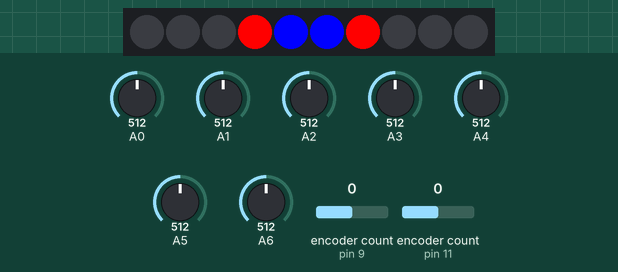
Simulated run of this program. Board: Arduino Micro, built with avr-gcc and run on an emulated ATmega32U4. Shown: 10 RGB LEDs in strip order, left to right. The inputs (shaded band) are chosen by the test bench; at power-on: A5 = 512, encoder count (sensors on pin 11, pin 9) 0, A1 = 512, A0 = 512, A2 = 512, A3 = 512, A4 = 512, A6 = 512. Random numbers use the default seed unless the program sets one; the audio player accepts every command and is not drawn.

Above: at 1.83 s.
2.1 s: A5 set to 105
At 3.8 s:
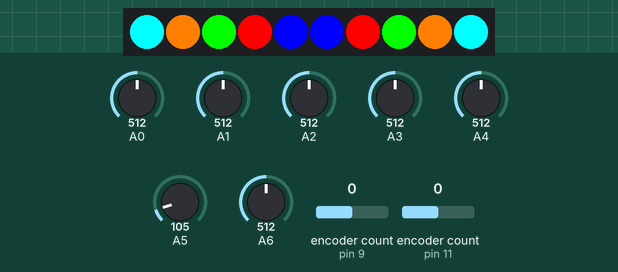
4.1 s: A5 set to 89
At 4.27 s:
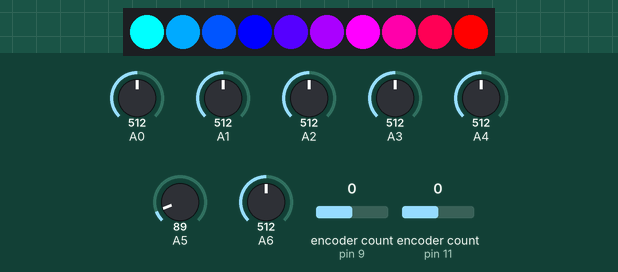
6.5 s: encoder count (sensor on pin 11) set to 1
At 7.3 s:
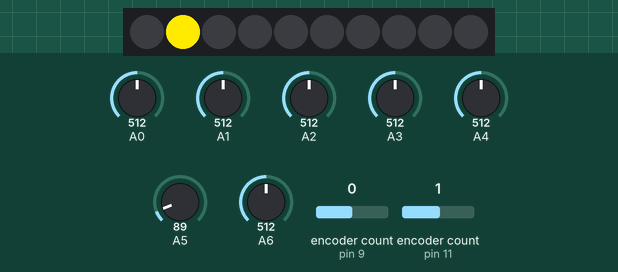
8.0 s: encoder count (sensor on pin 9) set to -1
9.5 s: A1 set to 109
11.0 s: A1 set to 91
At 11.5 s:
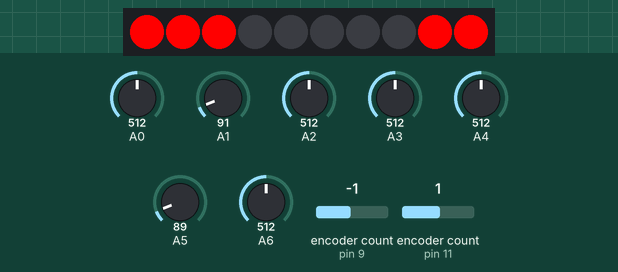
Timing chart, 0 to 13.5 s (numbered marks = the images above; inputs shaded):
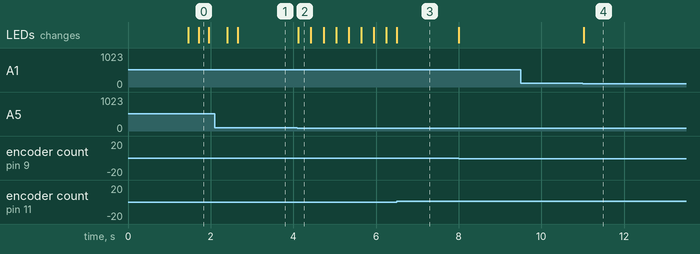

The program:

main.cpp
```cpp
  #include <Arduino.h>
#include "analog-button.h"
#include "led-strip.h"
#include "rotary-encoder.h"
#include "sound-player.h"

SoundPlayer *player;
LedStrip *ledStrip;
RotaryEncoder *leftRotary;
RotaryEncoder *rightRotary;
AnalogButton *blueButton;
AnalogButton *redButton;
AnalogButton *greenButton;
AnalogButton *yellowButton;
AnalogButton *blackButton;
AnalogButton *leftRotaryButton;
AnalogButton *rightRotaryButton;

int pixelPos = 0;
bool blackButtonPressed = false;
enum LedStrip::Mode previousLedStripMode;

static void handleLedStripMode(bool pressed)
{
  if (pressed) {
    enum LedStrip::Mode current = ledStrip->mode();
    if (current != LedStrip::LEDSTRIP_MODE_MASKED) {
      previousLedStripMode = current;
    }

    ledStrip->setRandomMask();
    ledStrip->setMode(LedStrip::LEDSTRIP_MODE_MASKED);
  } else {
    ledStrip->setMode(previousLedStripMode);
  }
}

static void blueButtonChanged(bool state)
{
  handleLedStripMode(state);

  if (state) {
    ledStrip->setHSV(LedStrip::LEDSTRIP_HUE_BLUE, 100, 100);

    if (blackButtonPressed)
      player->play(3);
  }
}

static void redButtonChanged(bool state)
{
  handleLedStripMode(state);

  if (state) {
    ledStrip->setHSV(LedStrip::LEDSTRIP_HUE_RED, 100, 100);

    if (blackButtonPressed)
      player->play(2);
  }
}

static void greenButtonChanged(bool state)
{
  handleLedStripMode(state);

  if (state) {
    ledStrip->setHSV(LedStrip::LEDSTRIP_HUE_GREEN, 100, 100);

    if (blackButtonPressed)
      player->play(4);
  }
}

static void yellowButtonChanged(bool state)
{
  handleLedStripMode(state);

  if (state) {
    ledStrip->setHSV(LedStrip::LEDSTRIP_HUE_YELLOW, 100, 100);

    if (blackButtonPressed)
      player->play(6);
  }
}

static void blackButtonChanged(bool state)
{
  if (state) {
    if (ledStrip->mode() == LedStrip::LEDSTRIP_MODE_CHASING)
      ledStrip->reverseDirection();
    else
      ledStrip->setMode(LedStrip::LEDSTRIP_MODE_CHASING);
  }

  blackButtonPressed = state;
}

static void leftRotaryButtonChanged(bool state)
{
  if (state)
    ledStrip->setMode(LedStrip::LEDSTRIP_MODE_RAINBOW);
}

static void rightRotaryButtonChanged(bool state)
{
  if (state)
    ledStrip->setHSV(LedStrip::LEDSTRIP_HUE_MAGENTA, 100, 100);
}

static void leftRotaryEvent(bool cw)
{
  if (cw)
    pixelPos++;
  else
    pixelPos--;

  if (pixelPos >= ledStrip->numPixels())
    pixelPos = ledStrip->numPixels() - 1;

  if (pixelPos < 0)
    pixelPos = 0;

  ledStrip->setMode(LedStrip::LEDSTRIP_MODE_SINGLE);
  ledStrip->setPosition(pixelPos);
}

static void rightRotaryEvent(bool cw)
{
  if (cw)
    ledStrip->increaseHue(10);
  else
    ledStrip->increaseHue(-10);
}

void setup() {
  ledStrip = new LedStrip(5, 10);
  ledStrip->setPosition(pixelPos);
  ledStrip->setHSV(LedStrip::LEDSTRIP_HUE_CYAN, 100, 100);

  player = new SoundPlayer(8, 7);
  if (!player->init()) {
    ledStrip->setMode(LedStrip::LEDSTRIP_MODE_ALL);
    ledStrip->setHSV(LedStrip::LEDSTRIP_HUE_RED, 100, 100);
  }

  player->play(1);

  leftRotary = new RotaryEncoder(11, 12, leftRotaryEvent);
  rightRotary = new RotaryEncoder(9, 10, rightRotaryEvent);
  blueButton = new AnalogButton(A0, blueButtonChanged);
  redButton = new AnalogButton(A1, redButtonChanged);
  greenButton = new AnalogButton(A2, greenButtonChanged);
  yellowButton = new AnalogButton(A3, yellowButtonChanged);
  blackButton = new AnalogButton(A4, blackButtonChanged);
  leftRotaryButton = new AnalogButton(A5, leftRotaryButtonChanged);
  rightRotaryButton = new AnalogButton(A6, rightRotaryButtonChanged);
}

void loop() {
  ledStrip->tick();
  leftRotary->tick();
  rightRotary->tick();
  blueButton->tick();
  redButton->tick();
  greenButton->tick();
  yellowButton->tick();
  blackButton->tick();
  leftRotaryButton->tick();
  rightRotaryButton->tick();
}
```

analog-button.cpp
```cpp
#include "analog-button.h"

AnalogButton::AnalogButton(int pin, AnalogButtonCallback cb)
{
  _pin = pin;
  _cb = cb;
  _changeCount = 0;
  _lastState = false;
}

void AnalogButton::tick()
{
  bool state = analogRead(_pin) < 100;

  if (state != _lastState)
    _changeCount++;
  else
    _changeCount = 0;

  if (_changeCount > 10) {
    _lastState = state;
    _changeCount = 0;
    _cb(state);
  }
}
```

analog-button.h
```cpp
#pragma once

#include <Arduino.h>

typedef void (*AnalogButtonCallback)(bool state);

class AnalogButton {
public:
  explicit AnalogButton(int pin, AnalogButtonCallback cb);
  void tick();

private:
  int _pin;
  int _changeCount;
  bool _lastState;
  AnalogButtonCallback _cb;
};
```

led-strip.cpp
```cpp
#include "led-strip.h"

static const struct LedStrip::StartupSequenceStep StartupSequenceSteps[] = {
  { 1450, 4, LedStrip::LEDSTRIP_HUE_BLUE },
  { 1450, 5, LedStrip::LEDSTRIP_HUE_BLUE },

  { 1700, 3, LedStrip::LEDSTRIP_HUE_RED },
  { 1700, 6, LedStrip::LEDSTRIP_HUE_RED },

  { 1950, 2, LedStrip::LEDSTRIP_HUE_GREEN },
  { 1950, 7, LedStrip::LEDSTRIP_HUE_GREEN },

  { 2400, 1, LedStrip::LEDSTRIP_HUE_YELLOW },
  { 2400, 8, LedStrip::LEDSTRIP_HUE_YELLOW },

  { 2650, 0, LedStrip::LEDSTRIP_HUE_CYAN },
  { 2650, 9, LedStrip::LEDSTRIP_HUE_CYAN },

  { 6000, 0, LedStrip::LEDSTRIP_HUE_MAGENTA },
  { 6000, 0, LedStrip::LEDSTRIP_HUE_MAGENTA },

  { -1 }
};

LedStrip::LedStrip(int pin, int numLeds)
{
  _counter = 0;
  _h = _s = _v = 0;
  _mode = LEDSTRIP_MODE_STARTUP;
  _direction = true;
  _step = &StartupSequenceSteps[0];
  _active_mask = malloc(numLeds * sizeof(bool));
  _strip = new Adafruit_NeoPixel(numLeds, pin, NEO_GRB | NEO_KHZ800);
  _strip->begin();
  _strip->show();
}

int LedStrip::numPixels()
{
  return _strip->numPixels();
}

void LedStrip::setRandomMask()
{
  for (unsigned int i = 0; i < _strip->numPixels(); i++)
    _active_mask[i] = random() & 1;
}

void LedStrip::tick()
{
  int r, g, b;

  switch (_mode) {
    case LEDSTRIP_MODE_STARTUP:
      if (_step->millis < 0) {
        _mode = LEDSTRIP_MODE_CHASING;
        break;
      }

      if (millis() > (unsigned) _step->millis) {
        HSVtoRGB(_step->hue, 100, 100, &r, &g, &b);
        _strip->setPixelColor(_step->pixel, r, g, b);
        _step++;
      }

      break;

    case LEDSTRIP_MODE_ALL:
      HSVtoRGB(_h, _s, _v, &r, &g, &b);

      for (unsigned int i = 0; i < _strip->numPixels(); i++)
        _strip->setPixelColor(i, r, g, b);

      break;

    case LEDSTRIP_MODE_MASKED:
      HSVtoRGB(_h, _s, _v, &r, &g, &b);

      for (unsigned int i = 0; i < _strip->numPixels(); i++)
        if (_active_mask[i])
          _strip->setPixelColor(i, r, g, b);
        else
        _strip->setPixelColor(i, 0, 0, 0);

      break;

    case LEDSTRIP_MODE_CHASING:
      _counter++;
      if (_counter > 50) {
        if (_direction) {
          _position++;
          if (_position > 20)
            _position = 0;
        } else {
          _position--;
          if (_position < 0)
            _position = 20;
        }

        _counter = 0;
      }
      // fall through

    case LEDSTRIP_MODE_SINGLE:
      HSVtoRGB(_h, _s, _v, &r, &g, &b);

      for (unsigned int i = 0; i < _strip->numPixels(); i++)
        if (i == _position)
          _strip->setPixelColor(i, r, g, b);
        else
          _strip->setPixelColor(i, 0, 0, 0);

      break;

    case LEDSTRIP_MODE_RAINBOW:
      for (unsigned int i = 0; i < _strip->numPixels(); i++) {
        HSVtoRGB((_h + (i*20)) % 360, _s, _v, &r, &g, &b);
        _strip->setPixelColor(i, r, g, b);
      }

      _counter++;
      if (_counter > 1) {
        _counter = 0;
        _h++;
        _h %= 360;
      }

      break;

    default:
      break;
  }

  _strip->show();
}

void LedStrip::setHSV(int h, int s, int v)
{
  _h = h;
  _s = s;
  _v = v;
}

void LedStrip::increaseHue(int delta)
{
  _h += 360 + delta;
  _h %= 360;
}

void LedStrip::setMode(LedStrip::Mode mode)
{
  _mode = mode;
}

void LedStrip::setPosition(unsigned int position)
{
  _position = position;
}

void LedStrip::reverseDirection()
{
  _direction ^= 1;
}

// Taken from https://gist.github.com/hdznrrd/656996
void LedStrip::HSVtoRGB(float h, float s, float v, int *r, int *g, int *b)
{
  int i;
  float f, p, q, t;

  h = max(0.0, min(360.0, h));
  s = max(0.0, min(100.0, s));
  v = max(0.0, min(100.0, v));

  s /= 100;
  v /= 100;

  if (s == 0) {
    // Achromatic (grey)
    *r = *g = *b = round(v * 255);
    return;
  }

  h /= 60; // sector 0 to 5
  i = floor(h);
  f = h - i; // factorial part of h
  p = v * (1 - s);
  q = v * (1 - s * f);
  t = v * (1 - s * (1 - f));

  switch (i) {
  case 0:
    *r = round(255 * v);
    *g = round(255 * t);
    *b = round(255 * p);
    break;

  case 1:
    *r = round(255 * q);
    *g = round(255 * v);
    *b = round(255 * p);
    break;

  case 2:
    *r = round(255 * p);
    *g = round(255 * v);
    *b = round(255 * t);
    break;

  case 3:
    *r = round(255 * p);
    *g = round(255 * q);
    *b = round(255 * v);
    break;

  case 4:
    *r = round(255 * t);
    *g = round(255 * p);
    *b = round(255 * v);
    break;

  default: // case 5:
    *r = round(255 * v);
    *g = round(255 * p);
    *b = round(255 * q);
    break;
  }
}
```

led-strip.h
```cpp
#pragma once

#include <Arduino.h>
#include <Adafruit_NeoPixel.h>

class LedStrip {
public:

  struct StartupSequenceStep {
    int millis;
    uint8_t pixel;
    uint8_t hue;
  };

  enum Mode {
    LEDSTRIP_MODE_STARTUP,
    LEDSTRIP_MODE_ALL,
    LEDSTRIP_MODE_MASKED,
    LEDSTRIP_MODE_SINGLE,
    LEDSTRIP_MODE_CHASING,
    LEDSTRIP_MODE_RAINBOW,
    LEDSTRIP_MODE_MAX
  };

  const float ColorRed = 0.0f;

  enum Hue {
    LEDSTRIP_HUE_RED = 0,
    LEDSTRIP_HUE_YELLOW = 30,
    LEDSTRIP_HUE_GREEN = 120,
    LEDSTRIP_HUE_CYAN = 180,
    LEDSTRIP_HUE_BLUE = 240,
    LEDSTRIP_HUE_MAGENTA = 300,
  };

  explicit LedStrip(int pin, int numLeds);
  int numPixels();
  void tick();
  void setHSV(int h, int v, int s);
  void increaseHue(int delta);
  Mode mode() { return _mode; }
  void setMode(Mode mode);
  void setPosition(unsigned int position);
  void reverseDirection();
  void setRandomMask();

private:
  void HSVtoRGB(float h, float s, float v, int *r, int *g, int *b);

  Adafruit_NeoPixel *_strip;
  Mode _mode;
  int _position;
  int _h, _s, _v;
  int _counter;
  bool *_active_mask;
  bool _direction;
  StartupSequenceStep *_step;
};
```

rotary-encoder.cpp
```cpp
#include "rotary-encoder.h"

RotaryEncoder::RotaryEncoder(int pinA, int pinB, RotaryEncoderCallback cb)
{
  _r = new Rotary(pinA, pinB);
  _cb = cb;
}

void RotaryEncoder::tick()
{
  unsigned char result = _r->process();

  switch (result) {
    case DIR_CCW:
      _cb(false);
      break;

    case DIR_CW:
      _cb(true);
      break;

    case DIR_NONE:
    default:
      // do nothing
      break;
  }
}
```

rotary-encoder.h
```cpp
#pragma once

#include <Arduino.h>
#include <Rotary.h>

typedef void (*RotaryEncoderCallback)(bool cw);

class RotaryEncoder {
public:
  explicit RotaryEncoder(int pinA, int pinB, RotaryEncoderCallback cb);
  void tick();

private:
  Rotary *_r;
  RotaryEncoderCallback _cb;
};
```

sound-player.cpp
```cpp
#include "sound-player.h"

SoundPlayer::SoundPlayer(int rxPin, int txPin)
{
  _serial = new SoftwareSerial(rxPin, txPin);
  _serial->begin(9600);
  _player = new DFRobotDFPlayerMini();
}

bool SoundPlayer::init()
{
  if (_player->begin(*_serial)) {
    _player->setTimeOut(500);
    _player->EQ(DFPLAYER_EQ_NORMAL);
    _player->outputDevice(DFPLAYER_DEVICE_SD);
    _player->volume(5);
    return true;
  } else {
    delete _player;
    _player = NULL;
    return false;
  }
}

void SoundPlayer::play(int id)
{
  if (_player) {
    _player->volume(22);
    _player->play(id);
  }
}
```

sound-player.h
```cpp
#pragma once

#include <Arduino.h>
#include "SoftwareSerial.h"
#include "DFRobotDFPlayerMini.h"

class SoundPlayer {
public:
  explicit SoundPlayer(int rxPin, int txPin);
  bool init();
  void play(int id);

private:
  SoftwareSerial *_serial;
  DFRobotDFPlayerMini *_player;
};
```

Measured:
- the behaviour switches between 100 and 99 on A5 (found by bisection; images 1 and 2)
- the behaviour switches between 100 and 99 on A1 (found by bisection; images 3 and 4)
- after the input at 9.5 s, every drawn part: stays the same
- after the input at 11.0 s, the LEDs: change at once (image 4)
